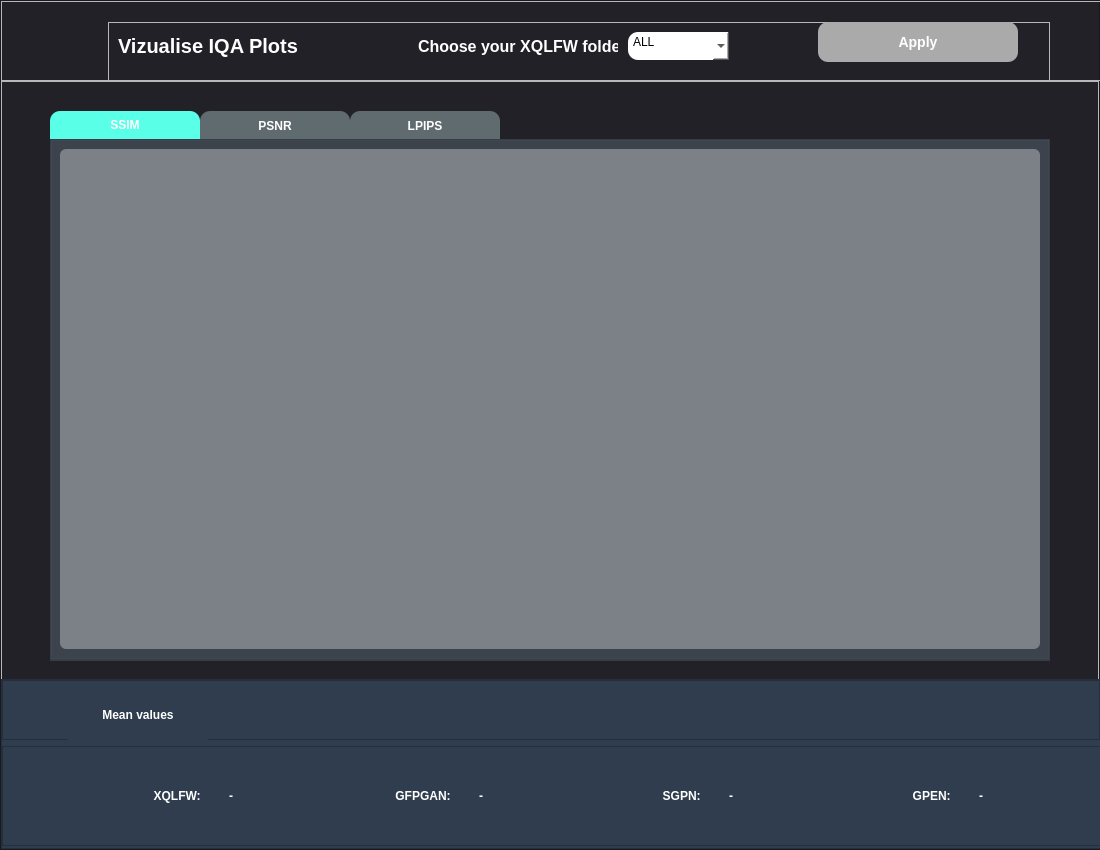
<?xml version="1.0" encoding="UTF-8"?>
<ui version="4.0">
 <class>foldersRestoration</class>
 <widget class="QWidget" name="foldersRestoration">
  <property name="geometry">
   <rect>
    <x>0</x>
    <y>0</y>
    <width>1100</width>
    <height>850</height>
   </rect>
  </property>
  <property name="sizePolicy">
   <sizepolicy hsizetype="Expanding" vsizetype="Expanding">
    <horstretch>0</horstretch>
    <verstretch>0</verstretch>
   </sizepolicy>
  </property>
  <property name="minimumSize">
   <size>
    <width>1100</width>
    <height>850</height>
   </size>
  </property>
  <property name="maximumSize">
   <size>
    <width>1100</width>
    <height>900</height>
   </size>
  </property>
  <property name="windowTitle">
   <string>Form</string>
  </property>
  <property name="styleSheet">
   <string notr="true">#MainFrame{
background-color:rgba(35, 33, 40, 1);
}
QLabel{
color:rgba(255, 255, 255, 1);
font-weight:bold;
font: 12pt &quot;Georgia&quot;;
}
#selection{
font-size:15px;
font-weight:bold;
}
QPushButton {
border-radius: 13px; 
}

#ApplyFBT{
font-size:14px;
color:rgba(255, 255, 255, 1);
font-weight:bold;
background-color:rgba(168, 171, 179, 1);
}

#tabsPages{
background-color:rgba(56, 64, 73, 0.8);
}
#perceptuel, #ssim, #psnr, #lpips{
background-color:rgba(56, 64, 73, 0.8);
}
QTabWidget::pane {
    background-color:rgba(56, 64, 73, 0.8); 
}

QTabBar::tab {
    background-color:rgba(95, 107, 110, 1); /* Set the desired background color for the tab buttons */
    color: white; /* Set the desired text color for the tab buttons */
font-weight:bold;
width: 150px; /* Set the desired width of the tab buttons */
height: 28px;
border-top-right-radius: 10px; /* Set the desired border radius for the top-right corner */
border-top-left-radius: 10px;
}

QTabBar::tab:selected {
    background-color: rgba(90, 255, 231, 1); /* Set the desired background color for the selected tab button */
    color: white; /* Set the desired text color for the selected tab button */
font-weight:bold;
}
QComboBox {
    border-radius: 2px; /* Set the desired border radius for all corners */
 background-color:rgba(231, 235, 244, 1);
	
}
QComboBox::item {
    background-color:rgba(231, 235, 244, 1); /* Set the desired background color for the item */
    color: white;
font-weight:bold;
font-size:12px;
 /* Set the desired color for the item text */
}

#ssim_plot,#psnr_plot,#lpips_plot{
background-color:rgba(168, 171, 179, 0.59);
 border-radius: 6px; 

}
#details{
background-color:rgba(47, 61, 78, 1);
}
</string>
  </property>
  <layout class="QVBoxLayout" name="verticalLayout_3">
   <property name="spacing">
    <number>0</number>
   </property>
   <property name="leftMargin">
    <number>0</number>
   </property>
   <property name="topMargin">
    <number>0</number>
   </property>
   <property name="rightMargin">
    <number>0</number>
   </property>
   <property name="bottomMargin">
    <number>0</number>
   </property>
   <item>
    <widget class="QFrame" name="MainFrame">
     <property name="sizePolicy">
      <sizepolicy hsizetype="Expanding" vsizetype="Expanding">
       <horstretch>0</horstretch>
       <verstretch>0</verstretch>
      </sizepolicy>
     </property>
     <property name="minimumSize">
      <size>
       <width>1100</width>
       <height>850</height>
      </size>
     </property>
     <property name="maximumSize">
      <size>
       <width>1100</width>
       <height>850</height>
      </size>
     </property>
     <property name="frameShape">
      <enum>QFrame::StyledPanel</enum>
     </property>
     <property name="frameShadow">
      <enum>QFrame::Raised</enum>
     </property>
     <layout class="QVBoxLayout" name="verticalLayout_2">
      <property name="spacing">
       <number>0</number>
      </property>
      <property name="leftMargin">
       <number>0</number>
      </property>
      <property name="topMargin">
       <number>0</number>
      </property>
      <property name="rightMargin">
       <number>0</number>
      </property>
      <property name="bottomMargin">
       <number>0</number>
      </property>
      <item>
       <widget class="QFrame" name="up_menu">
        <property name="sizePolicy">
         <sizepolicy hsizetype="Expanding" vsizetype="Expanding">
          <horstretch>0</horstretch>
          <verstretch>0</verstretch>
         </sizepolicy>
        </property>
        <property name="minimumSize">
         <size>
          <width>1100</width>
          <height>80</height>
         </size>
        </property>
        <property name="maximumSize">
         <size>
          <width>1100</width>
          <height>80</height>
         </size>
        </property>
        <property name="frameShape">
         <enum>QFrame::StyledPanel</enum>
        </property>
        <property name="frameShadow">
         <enum>QFrame::Raised</enum>
        </property>
        <layout class="QHBoxLayout" name="horizontalLayout">
         <property name="leftMargin">
          <number>50</number>
         </property>
         <property name="topMargin">
          <number>20</number>
         </property>
         <property name="rightMargin">
          <number>50</number>
         </property>
         <item>
          <widget class="QLabel" name="label_2">
           <property name="maximumSize">
            <size>
             <width>50</width>
             <height>16777215</height>
            </size>
           </property>
           <property name="text">
            <string/>
           </property>
           <property name="pixmap">
            <pixmap resource="../ressources.qrc">:/images/images/details.png</pixmap>
           </property>
          </widget>
         </item>
         <item>
          <widget class="QFrame" name="frame_3">
           <property name="minimumSize">
            <size>
             <width>0</width>
             <height>70</height>
            </size>
           </property>
           <property name="maximumSize">
            <size>
             <width>16777215</width>
             <height>70</height>
            </size>
           </property>
           <property name="frameShape">
            <enum>QFrame::StyledPanel</enum>
           </property>
           <property name="frameShadow">
            <enum>QFrame::Raised</enum>
           </property>
           <widget class="QComboBox" name="fold">
            <property name="geometry">
             <rect>
              <x>520</x>
              <y>10</y>
              <width>101</width>
              <height>28</height>
             </rect>
            </property>
            <property name="minimumSize">
             <size>
              <width>101</width>
              <height>28</height>
             </size>
            </property>
            <property name="maximumSize">
             <size>
              <width>102</width>
              <height>28</height>
             </size>
            </property>
            <property name="styleSheet">
             <string notr="true"> QComboBox {
        background-color: white;
        font: 10pt &quot;Georgia&quot;;
        padding-bottom: 8px;
        padding-left: 5px;
        border-radius: 10px;
		align:justify
    }
    
    QComboBox::down-arrow {
        subcontrol-origin: content;
        subcontrol-position: bottom right;
        border-radius: 10px;
        text-align: center;
		image: url(:/icons/images/fleche-vers-le-bas.png);
		border:none
    }
    
    QComboBox QAbstractItemView {
        background-color: white;
    }
    
    QComboBox QAbstractItemView::item:hover {
        background-color: qlineargradient(spread:pad, x1:0.5, y1:0, x2:0.5, y2:1, stop:0 rgba(90, 255, 231, 255), stop:1 rgba(21, 205, 202, 255));
        color: white;
    }
QComboBox QAbstractItemView {
    background-color: white;
}

QComboBox QAbstractItemView::scrollbar:vertical {
    background-color: #E0E0E0;  /* Set the background color of the vertical scrollbar */
    width: 10px;                /* Set the width of the scrollbar */
}

QComboBox QAbstractItemView::scrollbar-handle:vertical {
    background-color: #BDBDBD;  /* Set the color of the scrollbar handle */
    border-radius: 5px;         /* Add rounded corners to the scrollbar handle */
}

QScrollBar:vertical {border: 1px solid #999999; background:white; width:10px; margin: 0px 0px 0px 0px;}


QScrollBar::handle:vertical {background:rgb(47, 61, 78);  min-height: 0px; border-radius: 20px}</string>
            </property>
            <item>
             <property name="text">
              <string>ALL</string>
             </property>
            </item>
            <item>
             <property name="text">
              <string>0</string>
             </property>
            </item>
            <item>
             <property name="text">
              <string>1</string>
             </property>
            </item>
            <item>
             <property name="text">
              <string>2</string>
             </property>
            </item>
            <item>
             <property name="text">
              <string>3</string>
             </property>
            </item>
            <item>
             <property name="text">
              <string>4</string>
             </property>
            </item>
            <item>
             <property name="text">
              <string>5</string>
             </property>
            </item>
            <item>
             <property name="text">
              <string>6</string>
             </property>
            </item>
            <item>
             <property name="text">
              <string>7</string>
             </property>
            </item>
            <item>
             <property name="text">
              <string>8</string>
             </property>
            </item>
            <item>
             <property name="text">
              <string>9</string>
             </property>
            </item>
           </widget>
           <widget class="QLabel" name="selection">
            <property name="geometry">
             <rect>
              <x>10</x>
              <y>10</y>
              <width>300</width>
              <height>28</height>
             </rect>
            </property>
            <property name="minimumSize">
             <size>
              <width>300</width>
              <height>28</height>
             </size>
            </property>
            <property name="maximumSize">
             <size>
              <width>250</width>
              <height>28</height>
             </size>
            </property>
            <property name="styleSheet">
             <string notr="true">font-size:20px</string>
            </property>
            <property name="text">
             <string>Vizualise IQA Plots</string>
            </property>
           </widget>
           <widget class="QPushButton" name="ApplyFBT">
            <property name="geometry">
             <rect>
              <x>710</x>
              <y>0</y>
              <width>200</width>
              <height>40</height>
             </rect>
            </property>
            <property name="minimumSize">
             <size>
              <width>101</width>
              <height>37</height>
             </size>
            </property>
            <property name="maximumSize">
             <size>
              <width>200</width>
              <height>40</height>
             </size>
            </property>
            <property name="styleSheet">
             <string notr="true">background-color: rgb(170, 170, 170);border-radius: 10px;color:rgb(255, 255, 255);
font: 75 10pt &quot;Georgia&quot;;</string>
            </property>
            <property name="text">
             <string>Apply</string>
            </property>
           </widget>
           <widget class="QLabel" name="selection_2">
            <property name="geometry">
             <rect>
              <x>310</x>
              <y>10</y>
              <width>200</width>
              <height>28</height>
             </rect>
            </property>
            <property name="minimumSize">
             <size>
              <width>200</width>
              <height>28</height>
             </size>
            </property>
            <property name="maximumSize">
             <size>
              <width>200</width>
              <height>28</height>
             </size>
            </property>
            <property name="styleSheet">
             <string notr="true">font-size:16px</string>
            </property>
            <property name="text">
             <string>Choose your XQLFW folder:</string>
            </property>
           </widget>
          </widget>
         </item>
        </layout>
       </widget>
      </item>
      <item>
       <widget class="QFrame" name="tabs">
        <property name="sizePolicy">
         <sizepolicy hsizetype="Expanding" vsizetype="Expanding">
          <horstretch>0</horstretch>
          <verstretch>0</verstretch>
         </sizepolicy>
        </property>
        <property name="minimumSize">
         <size>
          <width>1000</width>
          <height>620</height>
         </size>
        </property>
        <property name="maximumSize">
         <size>
          <width>1100</width>
          <height>620</height>
         </size>
        </property>
        <property name="frameShape">
         <enum>QFrame::StyledPanel</enum>
        </property>
        <property name="frameShadow">
         <enum>QFrame::Raised</enum>
        </property>
        <layout class="QGridLayout" name="gridLayout">
         <property name="leftMargin">
          <number>0</number>
         </property>
         <property name="topMargin">
          <number>0</number>
         </property>
         <property name="rightMargin">
          <number>0</number>
         </property>
         <property name="bottomMargin">
          <number>9</number>
         </property>
         <item row="0" column="1">
          <widget class="QTabWidget" name="tabsPages">
           <property name="enabled">
            <bool>true</bool>
           </property>
           <property name="sizePolicy">
            <sizepolicy hsizetype="Expanding" vsizetype="Expanding">
             <horstretch>0</horstretch>
             <verstretch>0</verstretch>
            </sizepolicy>
           </property>
           <property name="minimumSize">
            <size>
             <width>1000</width>
             <height>550</height>
            </size>
           </property>
           <property name="maximumSize">
            <size>
             <width>1000</width>
             <height>550</height>
            </size>
           </property>
           <property name="palette">
            <palette>
             <active>
              <colorrole role="Button">
               <brush brushstyle="SolidPattern">
                <color alpha="204">
                 <red>56</red>
                 <green>64</green>
                 <blue>73</blue>
                </color>
               </brush>
              </colorrole>
              <colorrole role="Base">
               <brush brushstyle="SolidPattern">
                <color alpha="204">
                 <red>56</red>
                 <green>64</green>
                 <blue>73</blue>
                </color>
               </brush>
              </colorrole>
              <colorrole role="Window">
               <brush brushstyle="SolidPattern">
                <color alpha="204">
                 <red>56</red>
                 <green>64</green>
                 <blue>73</blue>
                </color>
               </brush>
              </colorrole>
             </active>
             <inactive>
              <colorrole role="Button">
               <brush brushstyle="SolidPattern">
                <color alpha="204">
                 <red>56</red>
                 <green>64</green>
                 <blue>73</blue>
                </color>
               </brush>
              </colorrole>
              <colorrole role="Base">
               <brush brushstyle="SolidPattern">
                <color alpha="204">
                 <red>56</red>
                 <green>64</green>
                 <blue>73</blue>
                </color>
               </brush>
              </colorrole>
              <colorrole role="Window">
               <brush brushstyle="SolidPattern">
                <color alpha="204">
                 <red>56</red>
                 <green>64</green>
                 <blue>73</blue>
                </color>
               </brush>
              </colorrole>
             </inactive>
             <disabled>
              <colorrole role="Button">
               <brush brushstyle="SolidPattern">
                <color alpha="204">
                 <red>56</red>
                 <green>64</green>
                 <blue>73</blue>
                </color>
               </brush>
              </colorrole>
              <colorrole role="Base">
               <brush brushstyle="SolidPattern">
                <color alpha="204">
                 <red>56</red>
                 <green>64</green>
                 <blue>73</blue>
                </color>
               </brush>
              </colorrole>
              <colorrole role="Window">
               <brush brushstyle="SolidPattern">
                <color alpha="204">
                 <red>56</red>
                 <green>64</green>
                 <blue>73</blue>
                </color>
               </brush>
              </colorrole>
             </disabled>
            </palette>
           </property>
           <property name="styleSheet">
            <string notr="true"/>
           </property>
           <property name="tabShape">
            <enum>QTabWidget::Rounded</enum>
           </property>
           <property name="currentIndex">
            <number>0</number>
           </property>
           <property name="elideMode">
            <enum>Qt::ElideNone</enum>
           </property>
           <property name="usesScrollButtons">
            <bool>true</bool>
           </property>
           <property name="documentMode">
            <bool>false</bool>
           </property>
           <property name="movable">
            <bool>true</bool>
           </property>
           <widget class="QWidget" name="ssim">
            <property name="minimumSize">
             <size>
              <width>0</width>
              <height>600</height>
             </size>
            </property>
            <attribute name="title">
             <string>SSIM</string>
            </attribute>
            <widget class="QFrame" name="ssim_plot">
             <property name="geometry">
              <rect>
               <x>10</x>
               <y>10</y>
               <width>980</width>
               <height>500</height>
              </rect>
             </property>
             <property name="minimumSize">
              <size>
               <width>980</width>
               <height>500</height>
              </size>
             </property>
             <property name="maximumSize">
              <size>
               <width>980</width>
               <height>500</height>
              </size>
             </property>
             <property name="frameShape">
              <enum>QFrame::StyledPanel</enum>
             </property>
             <property name="frameShadow">
              <enum>QFrame::Plain</enum>
             </property>
            </widget>
           </widget>
           <widget class="QWidget" name="psnr">
            <attribute name="title">
             <string>PSNR</string>
            </attribute>
            <widget class="QFrame" name="psnr_plot">
             <property name="geometry">
              <rect>
               <x>10</x>
               <y>10</y>
               <width>980</width>
               <height>500</height>
              </rect>
             </property>
             <property name="minimumSize">
              <size>
               <width>980</width>
               <height>500</height>
              </size>
             </property>
             <property name="maximumSize">
              <size>
               <width>960</width>
               <height>480</height>
              </size>
             </property>
             <property name="frameShape">
              <enum>QFrame::StyledPanel</enum>
             </property>
             <property name="frameShadow">
              <enum>QFrame::Plain</enum>
             </property>
            </widget>
           </widget>
           <widget class="QWidget" name="lpips">
            <attribute name="title">
             <string>LPIPS</string>
            </attribute>
            <widget class="QFrame" name="lpips_plot">
             <property name="geometry">
              <rect>
               <x>10</x>
               <y>10</y>
               <width>980</width>
               <height>500</height>
              </rect>
             </property>
             <property name="minimumSize">
              <size>
               <width>980</width>
               <height>500</height>
              </size>
             </property>
             <property name="maximumSize">
              <size>
               <width>960</width>
               <height>480</height>
              </size>
             </property>
             <property name="frameShape">
              <enum>QFrame::StyledPanel</enum>
             </property>
             <property name="frameShadow">
              <enum>QFrame::Raised</enum>
             </property>
            </widget>
           </widget>
          </widget>
         </item>
        </layout>
       </widget>
      </item>
      <item>
       <widget class="QFrame" name="details">
        <property name="sizePolicy">
         <sizepolicy hsizetype="Expanding" vsizetype="Expanding">
          <horstretch>0</horstretch>
          <verstretch>0</verstretch>
         </sizepolicy>
        </property>
        <property name="minimumSize">
         <size>
          <width>1100</width>
          <height>170</height>
         </size>
        </property>
        <property name="maximumSize">
         <size>
          <width>1100</width>
          <height>170</height>
         </size>
        </property>
        <property name="frameShape">
         <enum>QFrame::StyledPanel</enum>
        </property>
        <property name="frameShadow">
         <enum>QFrame::Raised</enum>
        </property>
        <layout class="QVBoxLayout" name="verticalLayout">
         <property name="leftMargin">
          <number>0</number>
         </property>
         <property name="topMargin">
          <number>0</number>
         </property>
         <property name="rightMargin">
          <number>0</number>
         </property>
         <property name="bottomMargin">
          <number>0</number>
         </property>
         <item>
          <widget class="QFrame" name="frame_2">
           <property name="minimumSize">
            <size>
             <width>0</width>
             <height>60</height>
            </size>
           </property>
           <property name="maximumSize">
            <size>
             <width>16777215</width>
             <height>60</height>
            </size>
           </property>
           <property name="styleSheet">
            <string notr="true">background-color: rgb(47, 61, 78);</string>
           </property>
           <property name="frameShape">
            <enum>QFrame::StyledPanel</enum>
           </property>
           <property name="frameShadow">
            <enum>QFrame::Raised</enum>
           </property>
           <layout class="QFormLayout" name="formLayout">
            <property name="leftMargin">
             <number>9</number>
            </property>
            <property name="topMargin">
             <number>9</number>
            </property>
            <property name="bottomMargin">
             <number>0</number>
            </property>
            <item row="0" column="0">
             <widget class="QLabel" name="icon1">
              <property name="minimumSize">
               <size>
                <width>50</width>
                <height>48</height>
               </size>
              </property>
              <property name="maximumSize">
               <size>
                <width>40</width>
                <height>30</height>
               </size>
              </property>
              <property name="autoFillBackground">
               <bool>false</bool>
              </property>
              <property name="text">
               <string/>
              </property>
              <property name="pixmap">
               <pixmap resource="../ressources.qrc">:/images/images/details.png</pixmap>
              </property>
              <property name="scaledContents">
               <bool>true</bool>
              </property>
             </widget>
            </item>
            <item row="0" column="1">
             <widget class="QLabel" name="label_4">
              <property name="minimumSize">
               <size>
                <width>111</width>
                <height>50</height>
               </size>
              </property>
              <property name="maximumSize">
               <size>
                <width>140</width>
                <height>100</height>
               </size>
              </property>
              <property name="styleSheet">
               <string notr="true">ba
background-color: rgb(47, 61, 78);</string>
              </property>
              <property name="text">
               <string>Mean values</string>
              </property>
              <property name="alignment">
               <set>Qt::AlignCenter</set>
              </property>
             </widget>
            </item>
           </layout>
          </widget>
         </item>
         <item>
          <widget class="QFrame" name="frame">
           <property name="minimumSize">
            <size>
             <width>1100</width>
             <height>100</height>
            </size>
           </property>
           <property name="maximumSize">
            <size>
             <width>1000</width>
             <height>100</height>
            </size>
           </property>
           <property name="styleSheet">
            <string notr="true">background-color: rgb(47, 61, 78);</string>
           </property>
           <property name="frameShape">
            <enum>QFrame::StyledPanel</enum>
           </property>
           <property name="frameShadow">
            <enum>QFrame::Raised</enum>
           </property>
           <layout class="QHBoxLayout" name="horizontalLayout_2">
            <property name="leftMargin">
             <number>20</number>
            </property>
            <property name="topMargin">
             <number>0</number>
            </property>
            <property name="rightMargin">
             <number>0</number>
            </property>
            <property name="bottomMargin">
             <number>0</number>
            </property>
            <item>
             <widget class="QLabel" name="label">
              <property name="maximumSize">
               <size>
                <width>37</width>
                <height>16777215</height>
               </size>
              </property>
              <property name="text">
               <string/>
              </property>
             </widget>
            </item>
            <item>
             <widget class="QLabel" name="label_5">
              <property name="minimumSize">
               <size>
                <width>61</width>
                <height>21</height>
               </size>
              </property>
              <property name="maximumSize">
               <size>
                <width>100</width>
                <height>25</height>
               </size>
              </property>
              <property name="styleSheet">
               <string notr="true">background-color: rgb(47, 61, 78);</string>
              </property>
              <property name="text">
               <string>XQLFW: </string>
              </property>
              <property name="alignment">
               <set>Qt::AlignRight|Qt::AlignTrailing|Qt::AlignVCenter</set>
              </property>
             </widget>
            </item>
            <item>
             <widget class="QLabel" name="mean_xqlfw">
              <property name="minimumSize">
               <size>
                <width>100</width>
                <height>21</height>
               </size>
              </property>
              <property name="maximumSize">
               <size>
                <width>100</width>
                <height>16777215</height>
               </size>
              </property>
              <property name="text">
               <string>-</string>
              </property>
             </widget>
            </item>
            <item>
             <widget class="QLabel" name="label_10">
              <property name="minimumSize">
               <size>
                <width>61</width>
                <height>20</height>
               </size>
              </property>
              <property name="maximumSize">
               <size>
                <width>100</width>
                <height>20</height>
               </size>
              </property>
              <property name="text">
               <string>GFPGAN: </string>
              </property>
              <property name="alignment">
               <set>Qt::AlignRight|Qt::AlignTrailing|Qt::AlignVCenter</set>
              </property>
             </widget>
            </item>
            <item>
             <widget class="QLabel" name="mean_gfpgan">
              <property name="minimumSize">
               <size>
                <width>100</width>
                <height>20</height>
               </size>
              </property>
              <property name="maximumSize">
               <size>
                <width>100</width>
                <height>25</height>
               </size>
              </property>
              <property name="styleSheet">
               <string notr="true">background-color: rgb(47, 61, 78);</string>
              </property>
              <property name="text">
               <string>-</string>
              </property>
             </widget>
            </item>
            <item>
             <widget class="QLabel" name="label_6">
              <property name="minimumSize">
               <size>
                <width>51</width>
                <height>20</height>
               </size>
              </property>
              <property name="maximumSize">
               <size>
                <width>100</width>
                <height>25</height>
               </size>
              </property>
              <property name="styleSheet">
               <string notr="true">background-color: rgb(47, 61, 78);</string>
              </property>
              <property name="text">
               <string>SGPN: </string>
              </property>
              <property name="alignment">
               <set>Qt::AlignRight|Qt::AlignTrailing|Qt::AlignVCenter</set>
              </property>
             </widget>
            </item>
            <item>
             <widget class="QLabel" name="mean_sgpn">
              <property name="minimumSize">
               <size>
                <width>100</width>
                <height>20</height>
               </size>
              </property>
              <property name="maximumSize">
               <size>
                <width>100</width>
                <height>25</height>
               </size>
              </property>
              <property name="styleSheet">
               <string notr="true">background-color: rgb(47, 61, 78);</string>
              </property>
              <property name="text">
               <string>-</string>
              </property>
             </widget>
            </item>
            <item>
             <widget class="QLabel" name="label_8">
              <property name="minimumSize">
               <size>
                <width>51</width>
                <height>20</height>
               </size>
              </property>
              <property name="maximumSize">
               <size>
                <width>100</width>
                <height>25</height>
               </size>
              </property>
              <property name="styleSheet">
               <string notr="true">background-color: rgb(47, 61, 78);</string>
              </property>
              <property name="text">
               <string>GPEN: </string>
              </property>
              <property name="alignment">
               <set>Qt::AlignRight|Qt::AlignTrailing|Qt::AlignVCenter</set>
              </property>
             </widget>
            </item>
            <item>
             <widget class="QLabel" name="mean_gpen">
              <property name="minimumSize">
               <size>
                <width>100</width>
                <height>20</height>
               </size>
              </property>
              <property name="maximumSize">
               <size>
                <width>100</width>
                <height>25</height>
               </size>
              </property>
              <property name="styleSheet">
               <string notr="true">background-color: rgb(47, 61, 78);</string>
              </property>
              <property name="text">
               <string>-</string>
              </property>
             </widget>
            </item>
           </layout>
          </widget>
         </item>
        </layout>
       </widget>
      </item>
     </layout>
    </widget>
   </item>
  </layout>
 </widget>
 <resources>
  <include location="../ressources.qrc"/>
  <include location="../ressources.qrc"/>
 </resources>
 <connections/>
</ui>
